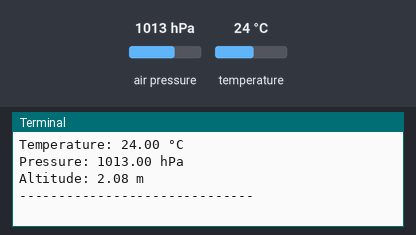
This program was run on a simulated Raspberry Pi (BCM pin numbers). On the bench: the last lines printed to the terminal. The test bench sets the inputs (shaded band); at power-on: air pressure 1013 hPa, temperature 24 °C.

Above: at 1.2 s.
1.3 s: air pressure set to 952 hPa
At 2.6 s:
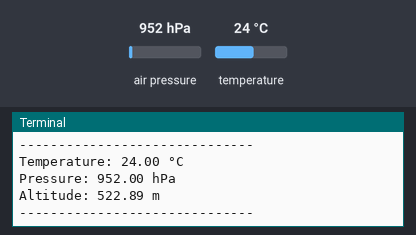
2.8 s: temperature set to 12 °C
4.3 s: air pressure set to 975 hPa
At 7.0 s:
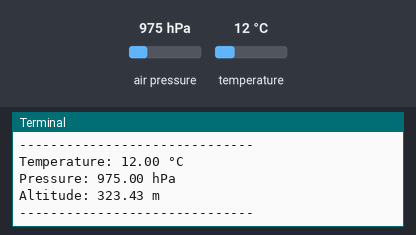
Timing chart, 0 to 8.5 s (numbered marks = the images above; inputs shaded):
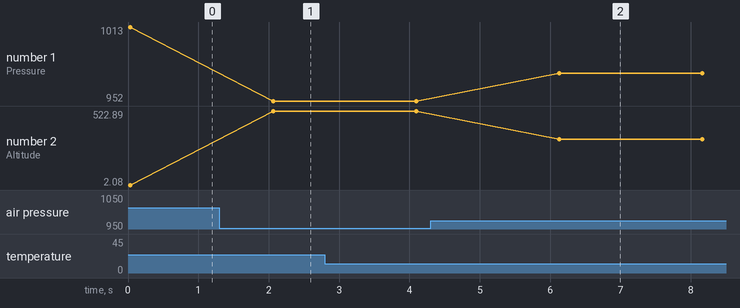

Measured:
- after the input at 1.3 s, the terminal: prints a new line after 0.76 s (image 1)
- after the input at 4.3 s, the terminal: prints a new line after 1.8 s (image 2)
- plotted number 1: 1013 → 952 after the input at 1.3 s, 952 → 975 after the input at 4.3 s
- plotted number 2: 2.08 → 522.89 after the input at 1.3 s, 522.89 → 323.43 after the input at 4.3 s

The program:

example.py
```python
import time
import Adafruit_BMP.BMP085 as BMP085

# Specify busnum=1 for Raspberry Pi 4
# it should autodetect busnum and use default as 1 but seems to throw error if not explicitly defined.
sensor = BMP085.BMP085(busnum=1)

while True:
    try:
        temp = sensor.read_temperature()
        pressure = sensor.read_pressure()
        altitude = sensor.read_altitude()

        print(f"Temperature: {temp:.2f} °C")
        print(f"Pressure: {pressure / 100:.2f} hPa")
        print(f"Altitude: {altitude:.2f} m")
        print("-" * 30)

        time.sleep(2)

    except KeyboardInterrupt:
        print("Exiting...")
        break
    except Exception as e:
        print(f"Error: {e}")
```
